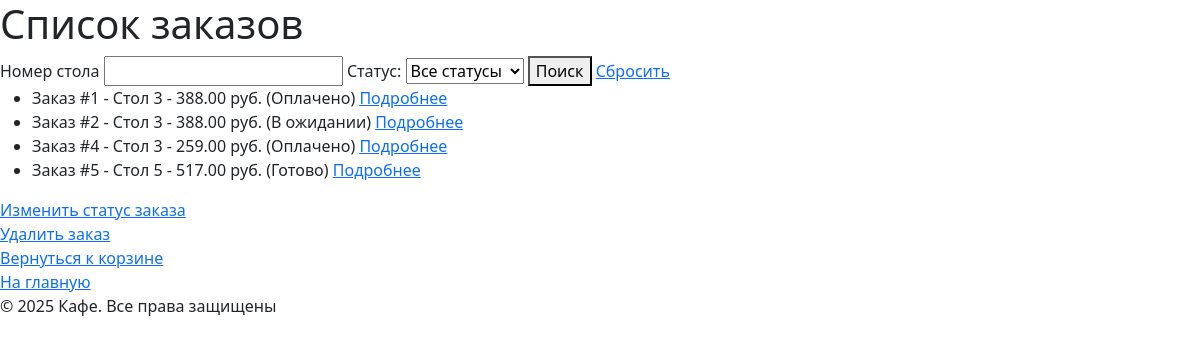
Before: /order with the older database file.
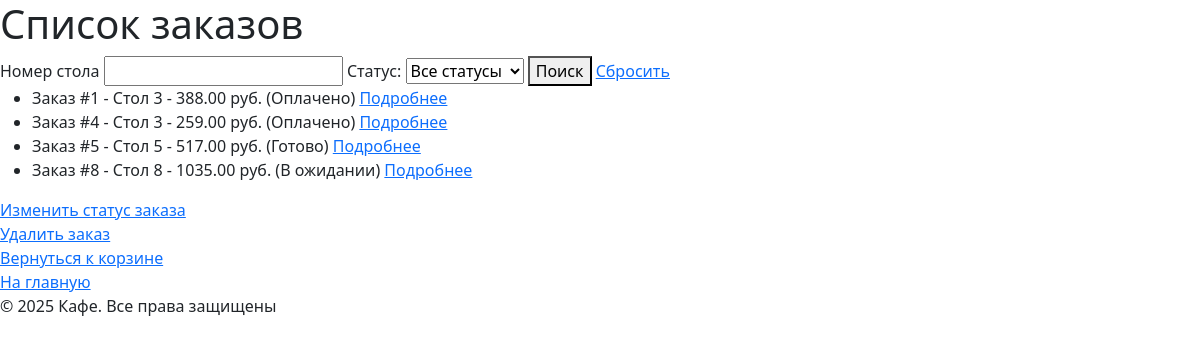
After: the same page with the newer database file.
### cafe_orders/models.py (models this page shows, shortened)
class Order(models.Model):
    table_number = models.PositiveIntegerField(verbose_name="Номер стола")
    items = models.JSONField(verbose_name="Список заказанных блюд", default=list)
    total_price = models.DecimalField(max_digits=10, decimal_places=2, verbose_name="Общая стоимость", default=0.00)
    status = models.CharField(max_length=20, choices=[
        ("pending", "В ожидании"),
        ("ready", "Готово"),
        ("paid", "Оплачено")
    ],
    default="pending",
    verbose_name="Статус заказа"
        )
    created_at = models.DateTimeField(default=timezone.now, verbose_name="Дата создания")
    if TYPE_CHECKING:
        objects: Manager
    class Meta:
        verbose_name = "Заказ"
        verbose_name_plural = "Заказы"

### cafe_orders/views.py (the view, shortened to what this page needs)
# urls.py: path("", OrderListView.as_view(), name="order_list"),
class OrderListView(ListView):
    model = Order
    template_name = 'orders/orders_list.html'
    context_object_name = 'orders'
    def get_queryset(self):
        queryset = super().get_queryset()
        """Реализуем параметры поиска"""
        table_number = self.request.GET.get('table_number', '')
        status = self.request.GET.get('status', '')
        if table_number:
            queryset = queryset.filter(table_number=table_number)
        if status:
            queryset = queryset.filter(status=status)
        return queryset
    def get_context_data(self, **kwargs):
        context = super().get_context_data(**kwargs)
        """Берем текущие значения поиска в контекст(для отображения формы)"""
        context['table_number'] = self.request.GET.get('table_number', '')
        context['status'] = self.request.GET.get('status', '')
        context['status_choices'] = Order._meta.get_field('status').choices
        """Проверяем, корректен ли номер стола и есть ли заказ на стакой стол"""
        table_number = self.request.GET.get('table_number', '')
        if table_number and table_number.isdigit() and not self.get_queryset().exists():
            context['no_table_message'] = "Такого стола нет"
        return context

### cafe_orders/templates/orders/orders_list.html (shortened to what this page needs)
{% extends 'base.html' %}
{% block body %}
<h1>Список заказов</h1>
<form method="get" action="">
    <label for="table_number">Номер стола</label>
    <input type="number" id="table_number" name="table_number" value="{{ table_number }}" min="1">
    <label for="status">Статус:</label>
    <select id="status" name="status">
        <option value="">Все статусы</option>
    </select>
    <button type="submit">Поиск</button>
    <a href="{% url 'order_list' %}">Сбросить</a>
</form>
{% if no_table_message %}
    <p style="color: red;">{{ no_table_message }}</p>
{% elif orders %}
    <ul>
        {% for order in orders %}
        <li>
            Заказ #{{ order.pk }} - Стол {{ order.table_number }} - {{ order.total_price }} руб. ({{ order.get_status_display }})
            <a href="{% url 'order_detail' order.pk %}">Подробнее</a>
        </li>
        {% endfor %}
    </ul>
{% else %}
    <p>Заказов пока нет</p>
{% endif %}
<a href="{% url 'change_status' %}">Изменить статус заказа</a>
<br>
<a href="{% url 'delete_order' %}">Удалить заказ</a>
<br>
<a href="{% url 'cart_view' %}">Вернуться к корзине</a>
<br>
<a href="{% url 'home' %}">На главную</a>
{% endblock %}

### templates/base.html (shortened to what this page needs)
{% load static %}
<!DOCTYPE html>
<html lang="en">
<head>
    <link href="{% static 'css/bootstrap.css' %}" rel="stylesheet">
</head>
<body>
    {% block body %} {% endblock %}
    <footer>
        <p>&copy; 2025 Кафе. Все права защищены</p>
    </footer>
</body>
</html>

Changed rows visible on the page:
removed Order: pk "2", table_number "3", total_price "388.00", status "В ожидании"
added Order: pk "8", table_number "8", total_price "1035.00", status "В ожидании"
